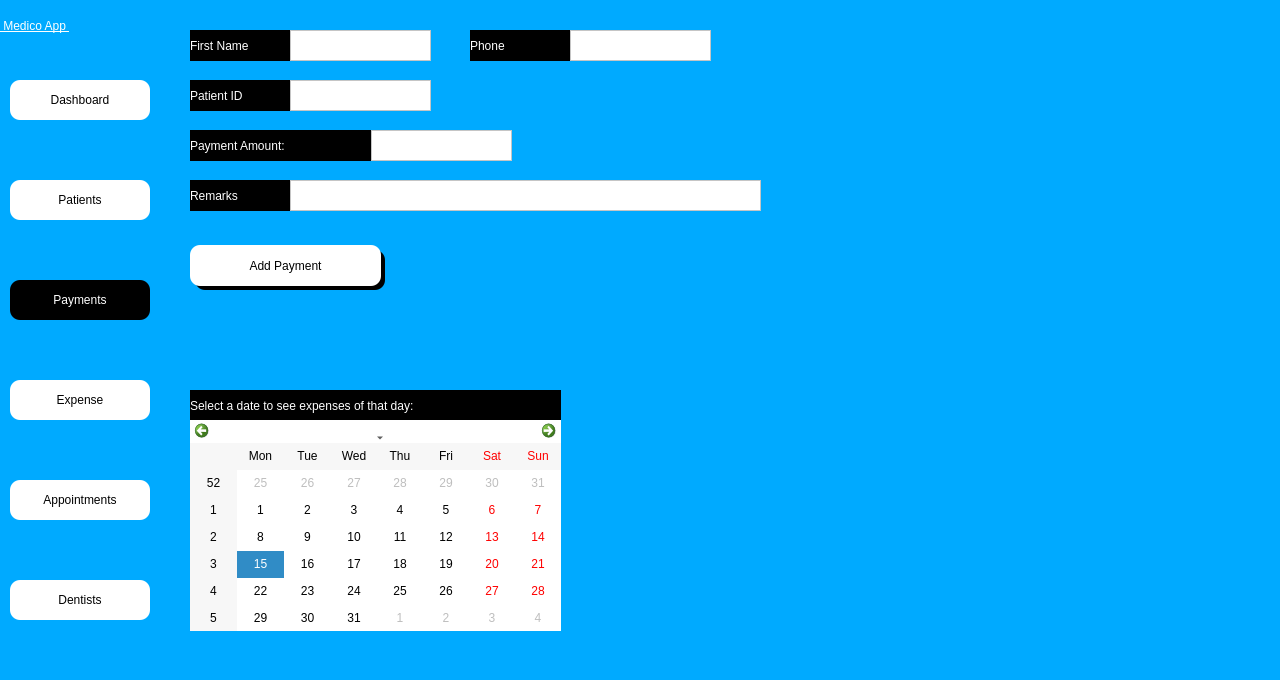
<?xml version="1.0" encoding="UTF-8"?>
<ui version="4.0">
 <class>Dialog</class>
 <widget class="QDialog" name="Dialog">
  <property name="geometry">
   <rect>
    <x>0</x>
    <y>0</y>
    <width>1280</width>
    <height>680</height>
   </rect>
  </property>
  <property name="windowTitle">
   <string>Dialog</string>
  </property>
  <property name="styleSheet">
   <string notr="true">background-color: rgb(0, 170, 255);</string>
  </property>
  <widget class="QWidget" name="side_bar" native="true">
   <property name="geometry">
    <rect>
     <x>0</x>
     <y>0</y>
     <width>160</width>
     <height>681</height>
    </rect>
   </property>
   <property name="styleSheet">
    <string notr="true">
background-color: rgba(170, 170, 255,.5);

</string>
   </property>
   <widget class="QPushButton" name="patient_btn">
    <property name="geometry">
     <rect>
      <x>10</x>
      <y>180</y>
      <width>140</width>
      <height>40</height>
     </rect>
    </property>
    <property name="styleSheet">
     <string notr="true">QPushButton{


font:  14pt &quot;Segoe UI &quot;;
background-color: rgb(255, 255, 255);
border-top-left-radius:10px;
border-bottom-left-radius:10px;
border-top-right-radius:10px;
border-bottom-right-radius:10px;}
QPushButton:hover{
	background-color: rgb(161, 161, 161);
	color: rgb(255, 255, 255);
}
QPushButton:focus{
	background-color: rgb(161, 161, 161);
	color: rgb(255, 255, 255);
}</string>
    </property>
    <property name="text">
     <string>Patients</string>
    </property>
    <property name="icon">
     <iconset>
      <normaloff>../Medico_modern/patientdownload .png</normaloff>../Medico_modern/patientdownload .png</iconset>
    </property>
   </widget>
   <widget class="QPushButton" name="dash_btn">
    <property name="geometry">
     <rect>
      <x>10</x>
      <y>80</y>
      <width>140</width>
      <height>40</height>
     </rect>
    </property>
    <property name="styleSheet">
     <string notr="true">QPushButton{


font:  14pt &quot;Segoe UI &quot;;
background-color: rgb(255, 255, 255);
border-top-left-radius:10px;
border-bottom-left-radius:10px;
border-top-right-radius:10px;
border-bottom-right-radius:10px;}
QPushButton:hover{
	background-color: rgb(161, 161, 161);
	color: rgb(255, 255, 255);
}
QPushButton:focus{
	background-color: rgb(161, 161, 161);
	color: rgb(255, 255, 255);
}</string>
    </property>
    <property name="text">
     <string>Dashboard</string>
    </property>
    <property name="icon">
     <iconset>
      <normaloff>../Medico_modern/dashboard.png</normaloff>../Medico_modern/dashboard.png</iconset>
    </property>
   </widget>
   <widget class="QPushButton" name="appointment_btn">
    <property name="geometry">
     <rect>
      <x>10</x>
      <y>480</y>
      <width>140</width>
      <height>40</height>
     </rect>
    </property>
    <property name="styleSheet">
     <string notr="true">QPushButton{


font:  14pt &quot;Segoe UI &quot;;
background-color: rgb(255, 255, 255);
border-top-left-radius:10px;
border-bottom-left-radius:10px;
border-top-right-radius:10px;
border-bottom-right-radius:10px;}
QPushButton:hover{
	background-color: rgb(161, 161, 161);
	color: rgb(255, 255, 255);
}
QPushButton:focus{
	background-color: rgb(161, 161, 161);
	color: rgb(255, 255, 255);
}</string>
    </property>
    <property name="text">
     <string>Appointments</string>
    </property>
    <property name="icon">
     <iconset>
      <normaloff>../Medico_modern/appointmentdownload (1).png</normaloff>../Medico_modern/appointmentdownload (1).png</iconset>
    </property>
   </widget>
   <widget class="QPushButton" name="dentist_btn">
    <property name="geometry">
     <rect>
      <x>10</x>
      <y>580</y>
      <width>140</width>
      <height>40</height>
     </rect>
    </property>
    <property name="styleSheet">
     <string notr="true">QPushButton{


font:  14pt &quot;Segoe UI &quot;;
background-color: rgb(255, 255, 255);
border-top-left-radius:10px;
border-bottom-left-radius:10px;
border-top-right-radius:10px;
border-bottom-right-radius:10px;}
QPushButton:hover{
	background-color: rgb(161, 161, 161);
	color: rgb(255, 255, 255);
}
QPushButton:focus{
	background-color: rgb(161, 161, 161);
	color: rgb(255, 255, 255);
}</string>
    </property>
    <property name="text">
     <string>Dentists</string>
    </property>
    <property name="icon">
     <iconset>
      <normaloff>../Medico_modern/dentistimages.png</normaloff>../Medico_modern/dentistimages.png</iconset>
    </property>
   </widget>
   <widget class="QPushButton" name="payment_btn">
    <property name="geometry">
     <rect>
      <x>10</x>
      <y>280</y>
      <width>140</width>
      <height>40</height>
     </rect>
    </property>
    <property name="styleSheet">
     <string notr="true">
QPushButton{


font:  14pt &quot;Segoe UI &quot;;
background-color: rgb(255, 255, 255);
border-top-left-radius:10px;
border-bottom-left-radius:10px;
border-top-right-radius:10px;
border-bottom-right-radius:10px;

	background-color: rgb(0, 0, 0);
	color: rgb(255, 255, 255);
}

QPushButton:hover{
	background-color: rgb(161, 161, 161);
	color: rgb(255, 255, 255);
}
QPushButton:focus{
	background-color: rgb(0, 0, 0);
	color: rgb(255, 255, 255);
}
</string>
    </property>
    <property name="text">
     <string>Payments</string>
    </property>
    <property name="icon">
     <iconset>
      <normaloff>../Medico_modern/billingdownload (1).png</normaloff>../Medico_modern/billingdownload (1).png</iconset>
    </property>
   </widget>
   <widget class="QPushButton" name="expense_btn">
    <property name="geometry">
     <rect>
      <x>10</x>
      <y>380</y>
      <width>140</width>
      <height>40</height>
     </rect>
    </property>
    <property name="styleSheet">
     <string notr="true">QPushButton{


font:  14pt &quot;Segoe UI &quot;;
background-color: rgb(255, 255, 255);
border-top-left-radius:10px;
border-bottom-left-radius:10px;
border-top-right-radius:10px;
border-bottom-right-radius:10px;}
QPushButton:hover{
	background-color: rgb(161, 161, 161);
	color: rgb(255, 255, 255);
}
QPushButton:focus{
	background-color: rgb(161, 161, 161);
	color: rgb(255, 255, 255);
}</string>
    </property>
    <property name="text">
     <string>Expense</string>
    </property>
    <property name="icon">
     <iconset>
      <normaloff>../Medico_modern/billingdownload (1).png</normaloff>../Medico_modern/billingdownload (1).png</iconset>
    </property>
   </widget>
   <widget class="QLabel" name="label_4">
    <property name="geometry">
     <rect>
      <x>0</x>
      <y>0</y>
      <width>161</width>
      <height>51</height>
     </rect>
    </property>
    <property name="styleSheet">
     <string notr="true">font: 20pt &quot;MS Shell Dlg 2&quot;;
font: 75 20pt &quot;MS Shell Dlg 2&quot;;
text-decoration: underline;
font: 22pt &quot;MS Shell Dlg 2&quot;;
background-color: rgba(255, 255, 255,0);
color: rgb(255, 255, 255);
</string>
    </property>
    <property name="text">
     <string> Medico App </string>
    </property>
   </widget>
  </widget>
  <widget class="QLabel" name="fname_srch">
   <property name="geometry">
    <rect>
     <x>190</x>
     <y>30</y>
     <width>101</width>
     <height>31</height>
    </rect>
   </property>
   <property name="styleSheet">
    <string notr="true">font: 12pt &quot;MS Shell Dlg 2&quot;;
font: 16pt &quot;MS Shell Dlg 2&quot;;
color: rgb(255, 255, 255);
background-color: rgb(0, 0, 0);


border-top-right-radius:20px;
border-bottom-right-radius:20px;</string>
   </property>
   <property name="text">
    <string>First Name</string>
   </property>
  </widget>
  <widget class="QTextEdit" name="fname_srch_edit">
   <property name="geometry">
    <rect>
     <x>290</x>
     <y>30</y>
     <width>141</width>
     <height>31</height>
    </rect>
   </property>
   <property name="styleSheet">
    <string notr="true">background-color: rgb(255, 255, 255);
font: 12pt &quot;MS Shell Dlg 2&quot;;</string>
   </property>
  </widget>
  <widget class="QLabel" name="phn_srch">
   <property name="geometry">
    <rect>
     <x>470</x>
     <y>30</y>
     <width>100</width>
     <height>31</height>
    </rect>
   </property>
   <property name="styleSheet">
    <string notr="true">font: 12pt &quot;MS Shell Dlg 2&quot;;
font: 16pt &quot;MS Shell Dlg 2&quot;;
color: rgb(255, 255, 255);
background-color: rgb(0, 0, 0);


border-top-right-radius:20px;
border-bottom-right-radius:20px;</string>
   </property>
   <property name="text">
    <string>Phone</string>
   </property>
  </widget>
  <widget class="QTextEdit" name="phone_srch_edit">
   <property name="geometry">
    <rect>
     <x>570</x>
     <y>30</y>
     <width>141</width>
     <height>31</height>
    </rect>
   </property>
   <property name="styleSheet">
    <string notr="true">background-color: rgb(255, 255, 255);
font: 12pt &quot;MS Shell Dlg 2&quot;;</string>
   </property>
  </widget>
  <widget class="QLabel" name="patid_srch">
   <property name="geometry">
    <rect>
     <x>190</x>
     <y>80</y>
     <width>101</width>
     <height>31</height>
    </rect>
   </property>
   <property name="styleSheet">
    <string notr="true">font: 12pt &quot;MS Shell Dlg 2&quot;;
font: 16pt &quot;MS Shell Dlg 2&quot;;
color: rgb(255, 255, 255);
background-color: rgb(0, 0, 0);


border-top-right-radius:20px;
border-bottom-right-radius:20px;</string>
   </property>
   <property name="text">
    <string>Patient ID</string>
   </property>
  </widget>
  <widget class="QTextEdit" name="patid_srch_edit">
   <property name="geometry">
    <rect>
     <x>290</x>
     <y>80</y>
     <width>141</width>
     <height>31</height>
    </rect>
   </property>
   <property name="styleSheet">
    <string notr="true">background-color: rgb(255, 255, 255);
font: 12pt &quot;MS Shell Dlg 2&quot;;</string>
   </property>
  </widget>
  <widget class="QLabel" name="payment">
   <property name="geometry">
    <rect>
     <x>190</x>
     <y>130</y>
     <width>181</width>
     <height>31</height>
    </rect>
   </property>
   <property name="styleSheet">
    <string notr="true">font: 12pt &quot;MS Shell Dlg 2&quot;;
font: 16pt &quot;MS Shell Dlg 2&quot;;
color: rgb(255, 255, 255);
background-color: rgb(0, 0, 0);


border-top-right-radius:20px;
border-bottom-right-radius:20px;</string>
   </property>
   <property name="text">
    <string>Payment Amount:</string>
   </property>
  </widget>
  <widget class="QTextEdit" name="payment_edit">
   <property name="geometry">
    <rect>
     <x>371</x>
     <y>130</y>
     <width>141</width>
     <height>31</height>
    </rect>
   </property>
   <property name="styleSheet">
    <string notr="true">background-color: rgb(255, 255, 255);
font: 12pt &quot;MS Shell Dlg 2&quot;;</string>
   </property>
  </widget>
  <widget class="QLabel" name="remarks">
   <property name="geometry">
    <rect>
     <x>190</x>
     <y>180</y>
     <width>101</width>
     <height>31</height>
    </rect>
   </property>
   <property name="styleSheet">
    <string notr="true">font: 12pt &quot;MS Shell Dlg 2&quot;;
font: 16pt &quot;MS Shell Dlg 2&quot;;
color: rgb(255, 255, 255);
background-color: rgb(0, 0, 0);


border-top-right-radius:20px;
border-bottom-right-radius:20px;</string>
   </property>
   <property name="text">
    <string>Remarks</string>
   </property>
  </widget>
  <widget class="QTextEdit" name="remarks_edit">
   <property name="geometry">
    <rect>
     <x>290</x>
     <y>180</y>
     <width>471</width>
     <height>31</height>
    </rect>
   </property>
   <property name="styleSheet">
    <string notr="true">background-color: rgb(255, 255, 255);
font: 12pt &quot;MS Shell Dlg 2&quot;;</string>
   </property>
  </widget>
  <widget class="QPushButton" name="makepayment_btn">
   <property name="geometry">
    <rect>
     <x>190</x>
     <y>245</y>
     <width>191</width>
     <height>41</height>
    </rect>
   </property>
   <property name="styleSheet">
    <string notr="true">QPushButton{


font:  14pt &quot;Segoe UI &quot;;
background-color: rgb(255, 255, 255);
border-top-left-radius:10px;
border-bottom-left-radius:10px;
border-top-right-radius:10px;
border-bottom-right-radius:10px;}
QPushButton:hover{
	background-color: rgb(161, 161, 161);
	color: rgb(255, 255, 255);
}
QPushButton:focus{
	background-color: rgb(161, 161, 161);
	color: rgb(255, 255, 255);
}</string>
   </property>
   <property name="text">
    <string>Add Payment</string>
   </property>
  </widget>
  <widget class="QLabel" name="label">
   <property name="geometry">
    <rect>
     <x>0</x>
     <y>0</y>
     <width>1280</width>
     <height>680</height>
    </rect>
   </property>
   <property name="text">
    <string/>
   </property>
   <property name="pixmap">
    <pixmap>../Images/Designer.png</pixmap>
   </property>
   <property name="scaledContents">
    <bool>true</bool>
   </property>
  </widget>
  <widget class="QLabel" name="label_2">
   <property name="geometry">
    <rect>
     <x>195</x>
     <y>250</y>
     <width>190</width>
     <height>40</height>
    </rect>
   </property>
   <property name="styleSheet">
    <string notr="true">font: 12pt &quot;MS Shell Dlg 2&quot;;
border-color: rgb(0, 0, 0);
border-top-left-radius:10px;
border-bottom-left-radius:10px;
border-top-right-radius:10px;
border-bottom-right-radius:10px;
border-bottom-color: rgb(0, 0, 0);
selection-color: rgb(255, 255, 255);
background-color: rgb(0, 0, 0);
color: rgb(255, 255, 255);</string>
   </property>
   <property name="text">
    <string/>
   </property>
  </widget>
  <widget class="QLabel" name="select_date">
   <property name="geometry">
    <rect>
     <x>190</x>
     <y>390</y>
     <width>371</width>
     <height>31</height>
    </rect>
   </property>
   <property name="styleSheet">
    <string notr="true">
color: rgb(255, 255, 255);
background-color: rgb(0, 0, 0);

font:  14pt &quot;Segoe UI &quot;;</string>
   </property>
   <property name="text">
    <string>Select a date to see expenses of that day:</string>
   </property>
  </widget>
  <widget class="QCalendarWidget" name="calendarWidget">
   <property name="geometry">
    <rect>
     <x>190</x>
     <y>420</y>
     <width>371</width>
     <height>211</height>
    </rect>
   </property>
   <property name="focusPolicy">
    <enum>Qt::ClickFocus</enum>
   </property>
   <property name="styleSheet">
    <string notr="true">background-color: rgb(255, 255, 255);
color: rgba(0, 0, 0,.9);
</string>
   </property>
  </widget>
  <zorder>label</zorder>
  <zorder>side_bar</zorder>
  <zorder>fname_srch</zorder>
  <zorder>fname_srch_edit</zorder>
  <zorder>phn_srch</zorder>
  <zorder>phone_srch_edit</zorder>
  <zorder>patid_srch</zorder>
  <zorder>patid_srch_edit</zorder>
  <zorder>payment</zorder>
  <zorder>payment_edit</zorder>
  <zorder>remarks</zorder>
  <zorder>remarks_edit</zorder>
  <zorder>label_2</zorder>
  <zorder>makepayment_btn</zorder>
  <zorder>select_date</zorder>
  <zorder>calendarWidget</zorder>
 </widget>
 <tabstops>
  <tabstop>fname_srch_edit</tabstop>
  <tabstop>phone_srch_edit</tabstop>
  <tabstop>patid_srch_edit</tabstop>
  <tabstop>payment_edit</tabstop>
  <tabstop>remarks_edit</tabstop>
  <tabstop>makepayment_btn</tabstop>
  <tabstop>dash_btn</tabstop>
  <tabstop>patient_btn</tabstop>
  <tabstop>payment_btn</tabstop>
  <tabstop>expense_btn</tabstop>
  <tabstop>appointment_btn</tabstop>
  <tabstop>dentist_btn</tabstop>
 </tabstops>
 <resources/>
 <connections/>
</ui>
